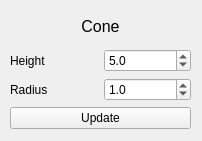
<?xml version="1.0" encoding="UTF-8"?>
<ui version="4.0">
 <class>Form</class>
 <widget class="QWidget" name="Form">
  <property name="geometry">
   <rect>
    <x>0</x>
    <y>0</y>
    <width>202</width>
    <height>141</height>
   </rect>
  </property>
  <property name="windowTitle">
   <string>Cone parameters</string>
  </property>
  <widget class="QWidget" name="gridLayoutWidget">
   <property name="geometry">
    <rect>
     <x>10</x>
     <y>10</y>
     <width>181</width>
     <height>119</height>
    </rect>
   </property>
   <layout class="QGridLayout" name="gridLayout">
    <item row="2" column="0">
     <widget class="QLabel" name="label_3">
      <property name="text">
       <string>Radius</string>
      </property>
     </widget>
    </item>
    <item row="2" column="1">
     <widget class="QDoubleSpinBox" name="doubleSpinBox_r">
      <property name="decimals">
       <number>1</number>
      </property>
      <property name="minimum">
       <double>0.100000000000000</double>
      </property>
      <property name="maximum">
       <double>10.000000000000000</double>
      </property>
      <property name="singleStep">
       <double>0.100000000000000</double>
      </property>
      <property name="value">
       <double>1.000000000000000</double>
      </property>
     </widget>
    </item>
    <item row="1" column="1">
     <widget class="QDoubleSpinBox" name="doubleSpinBox_h">
      <property name="decimals">
       <number>1</number>
      </property>
      <property name="minimum">
       <double>0.100000000000000</double>
      </property>
      <property name="maximum">
       <double>10.000000000000000</double>
      </property>
      <property name="singleStep">
       <double>0.100000000000000</double>
      </property>
      <property name="value">
       <double>5.000000000000000</double>
      </property>
     </widget>
    </item>
    <item row="0" column="0" colspan="2">
     <widget class="QLabel" name="label">
      <property name="text">
       <string>&lt;html&gt;&lt;head/&gt;&lt;body&gt;&lt;p align=&quot;center&quot;&gt;&lt;span style=&quot; font-size:12pt;&quot;&gt;Cone&lt;/span&gt;&lt;/p&gt;&lt;/body&gt;&lt;/html&gt;</string>
      </property>
     </widget>
    </item>
    <item row="1" column="0">
     <widget class="QLabel" name="label_2">
      <property name="text">
       <string>Height</string>
      </property>
     </widget>
    </item>
    <item row="3" column="0" colspan="2">
     <widget class="QPushButton" name="pushButton_update">
      <property name="text">
       <string>Update</string>
      </property>
     </widget>
    </item>
   </layout>
  </widget>
 </widget>
 <resources/>
 <connections/>
</ui>
